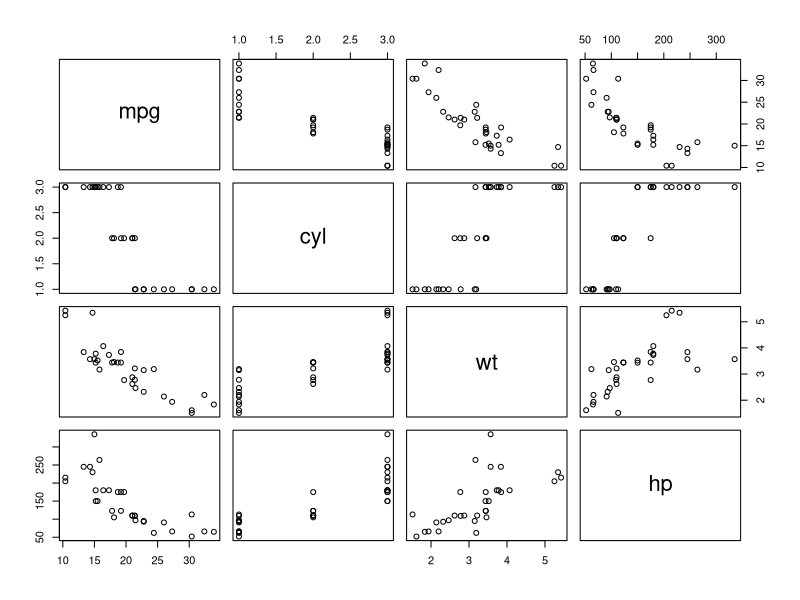

The R source for this figure: (Note: this script raises an error after producing the figure.)
## ---- chunk 1
library(ggpubr)
library(tidyverse)
## ---- chunk 2
lab.dat <- mtcars %>% select(c('mpg', 'cyl', 'wt', 'hp'))
lab.dat$cyl <- as.factor(lab.dat$cyl)

pairs(lab.dat)
## ---- chunk 3
formula <- mpg ~ cyl + wt + hp
mod.1 <- lm(formula, data = lab.dat)
summary(basic_lm)
## ---- chunk 4
ggqqplot(mod.1$residuals)
## ---- chunk 5
ggplot(mod.1, aes(.fitted, .resid)) +
  geom_point()
## ---- chunk 6
empty.model <- lm(mpg~1, data=lab.dat)
full.model <- lm(mpg~.^2 + I(wt)^2+ I(hp)^2+ I(cyl)^2, data=lab.dat)

back.model <- step(empty.model,
                  scope = list(lower = empty.model,
                               upper = full.model),
                  direction = 'both',
                  data=lab.dat)
ggqqplot(back.model$residuals)
ggplot(back.model, aes(.fitted, .resid)) +
  geom_point()
## ---- chunk 7
empty.model <- lm(mpg~1, data=lab.dat)
full.model <- lm(mpg~.^2 + I(wt)^2+ I(hp)^2+ I(cyl)^2, data=lab.dat)

back.model <- step(full.model,
                  scope = list(lower = empty.model,
                               upper = full.model),
                  direction = 'backward',
                  data=lab.dat)
ggqqplot(back.model$residuals)
ggplot(back.model, aes(.fitted, .resid)) +
  geom_point()
